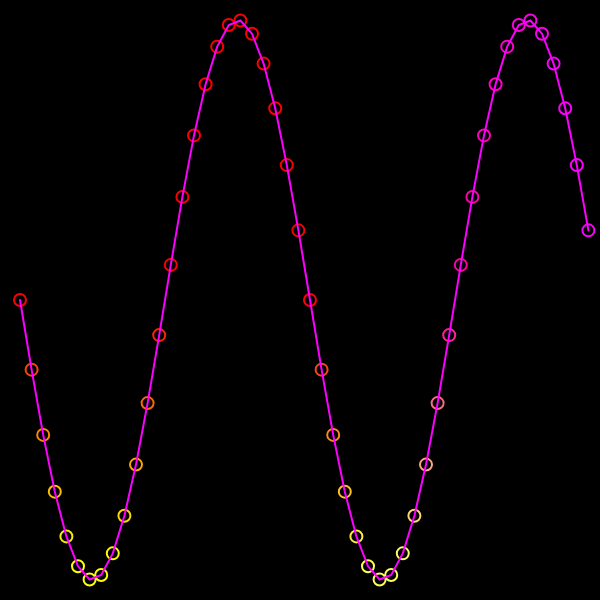
Frame 1 (no input)
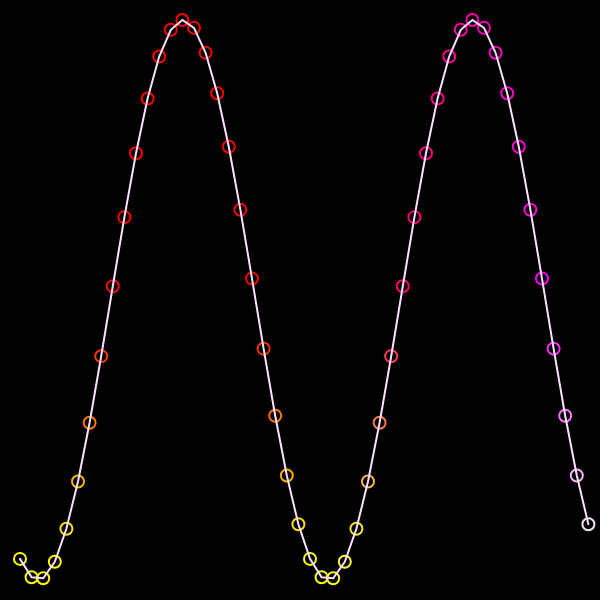
Frame 60 (no input)
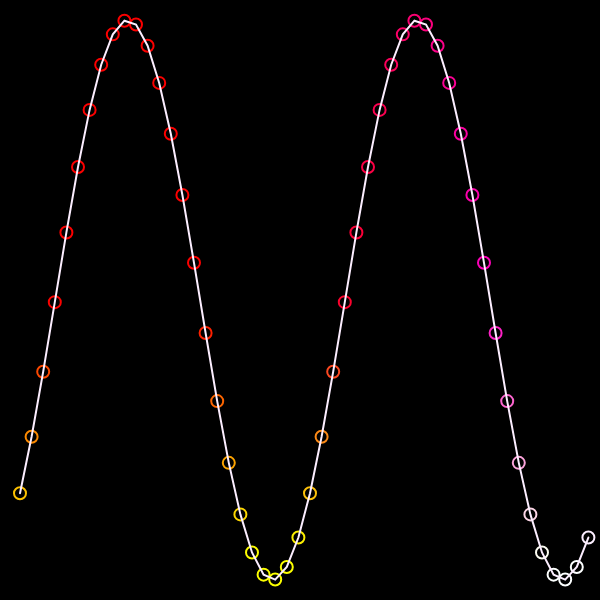
Frame 120 (the mouse pressed at the canvas centre since frame 60)

The p5.js sketch that drew these frames (run headless with seeded random() and noise() and a simulated clock; from frame 60 on, the mouse is pressed at the canvas centre):

// p5.js sketch
// ── sketch.js

let angles = [];
let angleV = [];
let r = 6;

function setup() {
  createCanvas(600, 600);
  let total = floor(width/(r*2));
  for(let i =0; i < total; i ++){
    // TWO_PI one cycle of wave, 2*TWO_PI 2 cycles
    angles[i] = map(i,0,total,0,2*TWO_PI);
    angleV[i] = 0.01+i/100
  }
}

function draw() {
  background(0);
  translate(300,300);
  
 beginShape();
  strokeWeight(2)
  for(let i = 0; i < angles.length; i++){
    let y = map(sin(angles[i]), -1,1,-280,280);
   let x = map(i,0,angles.length,-280,300);
     stroke(252,y,x);
     noFill();
    // line(x,0,x,y);
    circle(x,y,r *2);
    vertex(x,y);
    angles[i]+= 0.02
    // angles[i] += angleV[i]
  }
  endShape();
  
}
